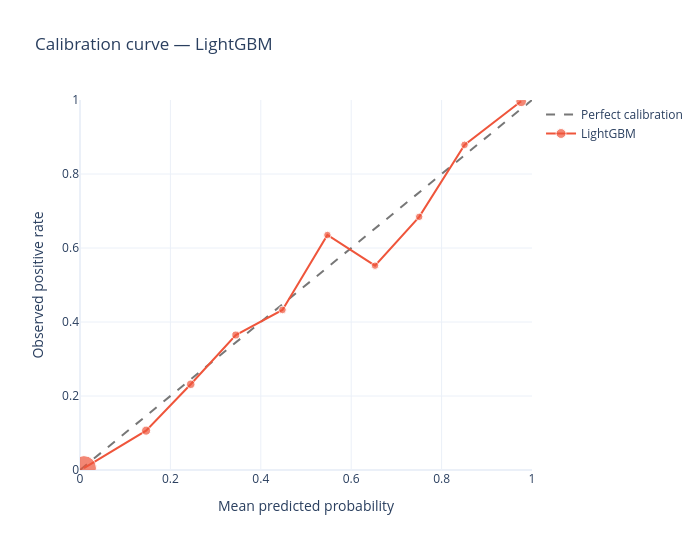

This figure's notebook cell:
### Markdown cell above
## 3. Calibration table and curve

### Code cell
from credit_risk_lab.infrastructure.evaluation import calibration_table
from credit_risk_lab.infrastructure.visualization import plot_calibration

calibration = calibration_table(y_external, scored.probabilities, bins=10)
display(calibration.round(4))
plot_calibration(calibration, scored.model_name).show()

### Figure 1 — Plotly figure (JSON) as saved in the notebook; plotly's stock layout.template omitted (floating-point values rounded to 4 significant figures)
{"data": [{"line": {"color": "#777", "dash": "dash"}, "mode": "lines", "name": "Perfect calibration", "type": "scatter", "x": [0, 1], "y": [0, 1]}, {"customdata": [[2786.0, 0.003732], [329.0, 0.03986], [233.0, 0.01324], [159.0, 0.02009], [104.0, 0.01515], [74.0, 0.08777], [67.0, 0.1005], [76.0, 0.06621], [99.0, 0.02807], [573.0, 0.02051]], "hovertemplate": "Mean probability=%{x:.3f}<br>Observed rate=%{y:.3f}<br>Rows=%{customdata[0]}<br>Gap=%{customdata[1]:.3f}<extra></extra>", "marker": {"size": [25.0, 9.126, 8.505, 8.027, 7.672, 7.478, 7.433, 7.491, 7.64, 10.7]}, "mode": "lines+markers", "name": "LightGBM", "type": "scatter", "x": [0.008757, 0.1462, 0.245, 0.3447, 0.4478, 0.5474, 0.6527, 0.7504, 0.8507, 0.976], "y": [0.005025, 0.1064, 0.2318, 0.3648, 0.4327, 0.6351, 0.5522, 0.6842, 0.8788, 0.9965]}], "layout": {"height": 550, "title": {"text": "Calibration curve — LightGBM"}, "width": 700, "xaxis": {"range": [0, 1], "title": {"text": "Mean predicted probability"}}, "yaxis": {"range": [0, 1], "title": {"text": "Observed positive rate"}}}}
